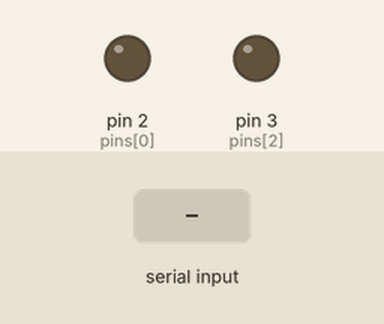
Simulated run of this sketch. Board: Arduino Uno, built with avr-gcc and run on an emulated ATmega328P. Shown: output pins drawn as LEDs (lit = HIGH). The test bench sets the inputs (shaded band).

Above: at 1.2 s.
1.3 s: byte 30 received over Serial
At 1.9 s:
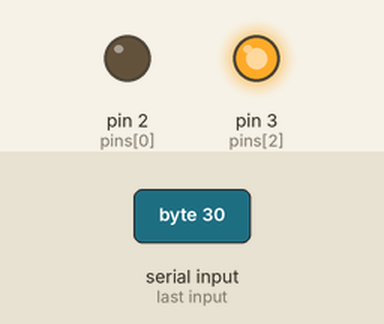
Timing chart, 0 to 4.3 s (numbered marks = the images above; inputs shaded):
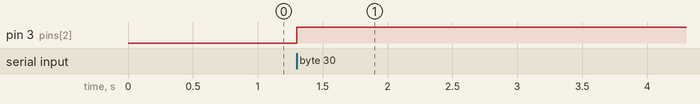

Measured:
- after the input at 1.3 s, pin 3 (pins[2]): LOW → HIGH at once

The sketch:

Remotly_controlled_robot_very_simple_code.ino
```cpp
// C++ code
//

// IN1 > 2
// IN2 > 3
// IN3 > 4
// IN4 > 5

const byte pins[4] = {2,4,3,5}; // IN1,IN3,IN2,IN4
void setup()
{
  for (byte i=0;i<4;i++)pinMode(i,1);
  Serial.begin(9600);
}

void loop()
{
  if(Serial.available()){char x=Serial.read();
  for (byte i=0;i<4;i++)digitalWrite(pins[i],x&1<<i);}
}
  	  // A --> Right
  	  // B --> Left
	  // C --> Forward
  	  // L --> Backward
  	  // P --> Stop
```
